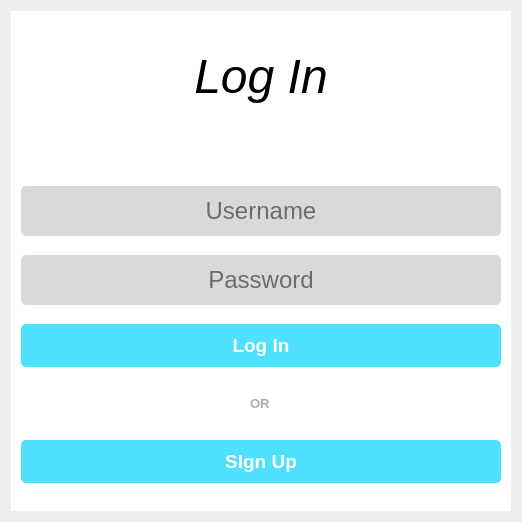
      <widget class="QWidget" name="loginPage">
       <property name="sizePolicy">
        <sizepolicy hsizetype="Fixed" vsizetype="Fixed">
         <horstretch>0</horstretch>
         <verstretch>0</verstretch>
        </sizepolicy>
       </property>
       <layout class="QHBoxLayout" name="horizontalLayout_13">
        <item>
         <widget class="QWidget" name="LoginForStyle" native="true">
          <property name="enabled">
           <bool>true</bool>
          </property>
          <property name="sizePolicy">
           <sizepolicy hsizetype="Fixed" vsizetype="Fixed">
            <horstretch>0</horstretch>
            <verstretch>0</verstretch>
           </sizepolicy>
          </property>
          <property name="minimumSize">
           <size>
            <width>500</width>
            <height>500</height>
           </size>
          </property>
          <property name="layoutDirection">
           <enum>Qt::LeftToRight</enum>
          </property>
          <property name="autoFillBackground">
           <bool>false</bool>
          </property>
          <property name="styleSheet">
           <string notr="true">background-color: rgb(255, 255, 255);
border-color: rgb(160, 215, 221);
padding: 10px;
</string>
          </property>
          <layout class="QVBoxLayout" name="verticalLayout">
           <property name="spacing">
            <number>1</number>
           </property>
           <property name="leftMargin">
            <number>10</number>
           </property>
           <property name="topMargin">
            <number>10</number>
           </property>
           <property name="rightMargin">
            <number>10</number>
           </property>
           <property name="bottomMargin">
            <number>10</number>
           </property>
           <item>
            <widget class="QLabel" name="label">
             <property name="sizePolicy">
              <sizepolicy hsizetype="Preferred" vsizetype="Fixed">
               <horstretch>0</horstretch>
               <verstretch>0</verstretch>
              </sizepolicy>
             </property>
             <property name="font">
              <font>
               <pointsize>36</pointsize>
               <italic>true</italic>
               <underline>false</underline>
              </font>
             </property>
             <property name="styleSheet">
              <string notr="true">color: rgb(0, 0, 0);</string>
             </property>
             <property name="text">
              <string>Log In</string>
             </property>
             <property name="alignment">
              <set>Qt::AlignCenter</set>
             </property>
            </widget>
           </item>
           <item>
            <widget class="QLabel" name="status_label_login">
             <property name="sizePolicy">
              <sizepolicy hsizetype="Fixed" vsizetype="Fixed">
               <horstretch>0</horstretch>
               <verstretch>0</verstretch>
              </sizepolicy>
             </property>
             <property name="text">
              <string/>
             </property>
            </widget>
           </item>
           <item>
            <widget class="QLineEdit" name="username_box">
             <property name="sizePolicy">
              <sizepolicy hsizetype="Expanding" vsizetype="Fixed">
               <horstretch>0</horstretch>
               <verstretch>0</verstretch>
              </sizepolicy>
             </property>
             <property name="font">
              <font>
               <pointsize>18</pointsize>
              </font>
             </property>
             <property name="mouseTracking">
              <bool>true</bool>
             </property>
             <property name="focusPolicy">
              <enum>Qt::ClickFocus</enum>
             </property>
             <property name="styleSheet">
              <string notr="true">QLineEdit{
	background-color: rgb(217, 217, 217);
	border-color: rgb(99, 99, 99);
	border-radius: 5px;
}</string>
             </property>
             <property name="inputMask">
              <string/>
             </property>
             <property name="text">
              <string/>
             </property>
             <property name="alignment">
              <set>Qt::AlignCenter</set>
             </property>
             <property name="placeholderText">
              <string>Username</string>
             </property>
            </widget>
           </item>
           <item>
            <widget class="QLineEdit" name="password_box">
             <property name="font">
              <font>
               <pointsize>18</pointsize>
              </font>
             </property>
             <property name="focusPolicy">
              <enum>Qt::ClickFocus</enum>
             </property>
             <property name="styleSheet">
              <string notr="true">QLineEdit{
	background-color: rgb(217, 217, 217);
	border-color: rgb(99, 99, 99);
	border-radius: 5px;
}</string>
             </property>
             <property name="echoMode">
              <enum>QLineEdit::Password</enum>
             </property>
             <property name="alignment">
              <set>Qt::AlignCenter</set>
             </property>
             <property name="placeholderText">
              <string>Password</string>
             </property>
            </widget>
           </item>
           <item>
            <widget class="QPushButton" name="login_btn">
             <property name="font">
              <font>
               <pointsize>14</pointsize>
               <bold>true</bold>
              </font>
             </property>
             <property name="focusPolicy">
              <enum>Qt::ClickFocus</enum>
             </property>
             <property name="styleSheet">
              <string notr="true">QPushButton{
background-color: rgb(79, 223, 255);
color: rgb(255, 255, 255);
padding:10px;
border-radius:5px;
}
QPushButton:pressed{
background-color: rgb(79, 180,245);
}</string>
             </property>
             <property name="text">
              <string>Log In</string>
             </property>
            </widget>
           </item>
           <item alignment="Qt::AlignHCenter">
            <widget class="QLabel" name="label_3">
             <property name="sizePolicy">
              <sizepolicy hsizetype="Fixed" vsizetype="Fixed">
               <horstretch>0</horstretch>
               <verstretch>0</verstretch>
              </sizepolicy>
             </property>
             <property name="font">
              <font>
               <pointsize>10</pointsize>
               <bold>true</bold>
              </font>
             </property>
             <property name="layoutDirection">
              <enum>Qt::LeftToRight</enum>
             </property>
             <property name="styleSheet">
              <string notr="true">color: rgb(172, 172, 172);</string>
             </property>
             <property name="text">
              <string>OR</string>
             </property>
            </widget>
           </item>
           <item>
            <widget class="QPushButton" name="signup_btn">
             <property name="sizePolicy">
              <sizepolicy hsizetype="Minimum" vsizetype="Fixed">
               <horstretch>0</horstretch>
               <verstretch>0</verstretch>
              </sizepolicy>
             </property>
             <property name="font">
              <font>
               <pointsize>14</pointsize>
               <bold>true</bold>
              </font>
             </property>
             <property name="focusPolicy">
              <enum>Qt::ClickFocus</enum>
             </property>
             <property name="styleSheet">
              <string notr="true">QPushButton{
background-color: rgb(79, 223, 255);
color: rgb(255, 255, 255);
padding:10px;
border-radius:5px;
}
QPushButton:pressed{
background-color: rgb(79, 180,245);
}</string>
             </property>
             <property name="text">
              <string>SIgn Up</string>
             </property>
            </widget>
           </item>
          </layout>
         </widget>
        </item>
       </layout>
      </widget>
